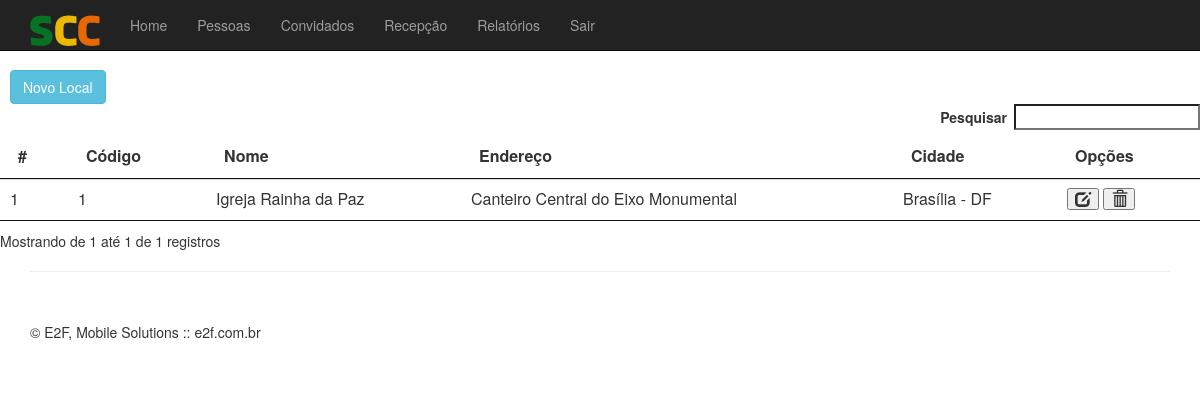
Page /index.php?pg=7 (signed in) on the earlier database version.
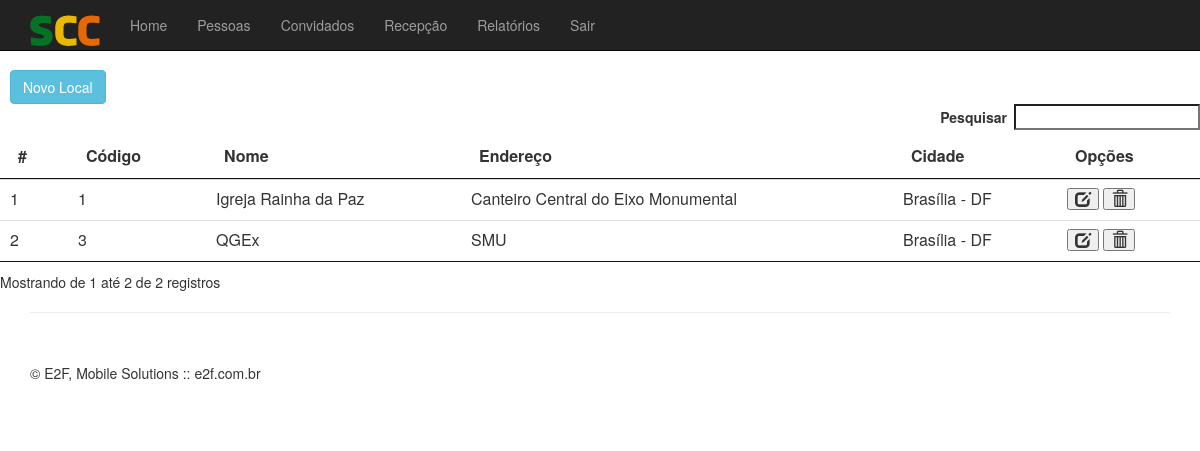
Same page on the later database version.
### tables this page shows
CREATE TABLE IF NOT EXISTS `local` (
  `id` int(11) NOT NULL AUTO_INCREMENT,
  `nome` varchar(100) NOT NULL,
  `endereco` varchar(200) NOT NULL,
  `cidade_id` int(11) NOT NULL,
  PRIMARY KEY (`id`),
  KEY `fk_local_cidade1_idx` (`cidade_id`)
);

### local/listar-local.php (the view, shortened to what this page needs)
<div class="row row-offcanvas row-offcanvas-right">
	<div class="row">
		<div class="table-responsive">
			<button type="button" class="btn btn-info" style="margin-left: 10px" onclick="location.href='index.php?pg=12'">
				Novo Local
			</button>
			<table class="table table-hover" id="example">
				<thead>
					<tr>
						<th>#</th>
						<th>C&oacute;digo</th>
						<th>Nome</th>
						<th>Endereço</th>
						<th>Cidade</th>
						<th>Op&ccedil;&otilde;es</th>
					</tr>
				</thead>
				<tbody id="myTable">
					<?php
					require_once 'conexao/conn.php';
					$sql = "select l.id, l.nome, l.endereco, concat(c.nome,' - ',u.sigla) as nome_cidade
							from local l, cidade c, uf u
							where l.cidade_id = c.id
							and   u.id = c.uf_id
							order by nome";
					$rs = mysqli_query($conexao, $sql);
					$num = 0;
					while ($linha = mysqli_fetch_array($rs)) {
			           	 $num++;
			           	 ?>
					<tr>
						<td><?php echo $num?></td>
						<td><?php echo $linha['id']?></td>
						<td><?php echo $linha['nome']?></td>
						<td><?php echo $linha['endereco']?></td>
						<td><?php echo $linha['nome_cidade']?></td>
						<td>
							<button onclick="location.href='index.php?pg=12&acao=a&id=<?php echo $linha['id']?>'">
								<span class="glyphicon glyphicon-edit" title="Editar"></span>
							</button>
							<button onclick="excluir(<?php echo $linha['id']?>)">
								<span class="glyphicon glyphicon-trash" title="Excluir"></span>
							</button>
						</td>
					</tr>
					<?php
			          	}
			          	?>
				</tbody>
			</table>
		</div>
	</div>
</div>

Differences in the rows shown:
added local: id "3", nome "QGEx", endereco "SMU", nome_cidade "Brasília - DF"
Other differences:
text written by a page script: "Pesquisar Mostrando de 1 até 1 de 1 registros" → "Pesquisar Mostrando de 1 até 2 de 2 registros"
